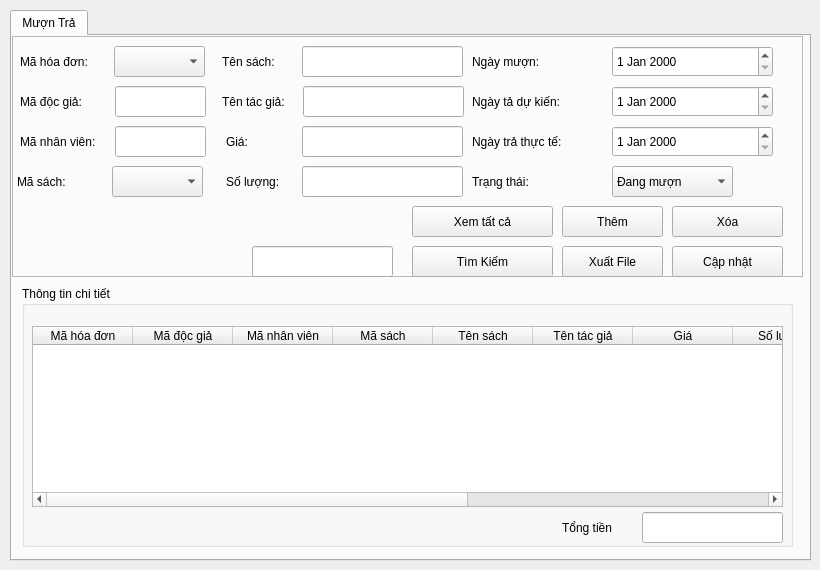
     <widget class="QWidget" name="tw6">
      <attribute name="title">
       <string>muontra</string>
      </attribute>
      <widget class="QTabWidget" name="tabWidget_3">
       <property name="geometry">
        <rect>
         <x>10</x>
         <y>10</y>
         <width>801</width>
         <height>551</height>
        </rect>
       </property>
       <property name="currentIndex">
        <number>0</number>
       </property>
       <widget class="QWidget" name="tab_9">
        <attribute name="title">
         <string>Mượn Trả</string>
        </attribute>
        <widget class="QGroupBox" name="groupBox_12">
         <property name="geometry">
          <rect>
           <x>10</x>
           <y>250</y>
           <width>771</width>
           <height>261</height>
          </rect>
         </property>
         <property name="title">
          <string>Thông tin chi tiết</string>
         </property>
         <widget class="QTableWidget" name="tableCTHD">
          <property name="geometry">
           <rect>
            <x>10</x>
            <y>40</y>
            <width>751</width>
            <height>181</height>
           </rect>
          </property>
          <column>
           <property name="text">
            <string>Mã hóa đơn</string>
           </property>
          </column>
          <column>
           <property name="text">
            <string>Mã độc giả</string>
           </property>
          </column>
          <column>
           <property name="text">
            <string>Mã nhân viên</string>
           </property>
          </column>
          <column>
           <property name="text">
            <string>Mã sách</string>
           </property>
          </column>
          <column>
           <property name="text">
            <string>Tên sách</string>
           </property>
          </column>
          <column>
           <property name="text">
            <string>Tên tác giả</string>
           </property>
          </column>
          <column>
           <property name="text">
            <string>Giá</string>
           </property>
          </column>
          <column>
           <property name="text">
            <string>Số lượng</string>
           </property>
          </column>
          <column>
           <property name="text">
            <string>Ngày mượn</string>
           </property>
          </column>
          <column>
           <property name="text">
            <string>Ngày trả dự kiến</string>
           </property>
          </column>
          <column>
           <property name="text">
            <string>Ngày trả thực tế</string>
           </property>
          </column>
          <column>
           <property name="text">
            <string>Trạng thái</string>
           </property>
          </column>
         </widget>
         <widget class="QLineEdit" name="txtTongTienCTHD">
          <property name="geometry">
           <rect>
            <x>620</x>
            <y>226</y>
            <width>141</width>
            <height>31</height>
           </rect>
          </property>
          <property name="readOnly">
           <bool>true</bool>
          </property>
         </widget>
         <widget class="QLabel" name="label_77">
          <property name="geometry">
           <rect>
            <x>540</x>
            <y>226</y>
            <width>71</width>
            <height>31</height>
           </rect>
          </property>
          <property name="font">
           <font>
            <pointsize>9</pointsize>
           </font>
          </property>
          <property name="text">
           <string>Tổng tiền</string>
          </property>
         </widget>
        </widget>
        <widget class="QFrame" name="frame_18">
         <property name="geometry">
          <rect>
           <x>0</x>
           <y>0</y>
           <width>791</width>
           <height>241</height>
          </rect>
         </property>
         <property name="frameShape">
          <enum>QFrame::StyledPanel</enum>
         </property>
         <property name="frameShadow">
          <enum>QFrame::Raised</enum>
         </property>
         <widget class="QFrame" name="frame_19">
          <property name="geometry">
           <rect>
            <x>0</x>
            <y>0</y>
            <width>811</width>
            <height>251</height>
           </rect>
          </property>
          <property name="frameShape">
           <enum>QFrame::StyledPanel</enum>
          </property>
          <property name="frameShadow">
           <enum>QFrame::Raised</enum>
          </property>
          <widget class="QLabel" name="label_44">
           <property name="geometry">
            <rect>
             <x>8</x>
             <y>90</y>
             <width>91</width>
             <height>31</height>
            </rect>
           </property>
           <property name="font">
            <font>
             <pointsize>9</pointsize>
            </font>
           </property>
           <property name="text">
            <string>Mã nhân viên:</string>
           </property>
          </widget>
          <widget class="QLineEdit" name="txtTenSachCTHD">
           <property name="enabled">
            <bool>true</bool>
           </property>
           <property name="geometry">
            <rect>
             <x>290</x>
             <y>10</y>
             <width>161</width>
             <height>31</height>
            </rect>
           </property>
           <property name="readOnly">
            <bool>true</bool>
           </property>
          </widget>
          <widget class="QLabel" name="label_52">
           <property name="geometry">
            <rect>
             <x>460</x>
             <y>10</y>
             <width>91</width>
             <height>31</height>
            </rect>
           </property>
           <property name="font">
            <font>
             <pointsize>9</pointsize>
            </font>
           </property>
           <property name="text">
            <string>Ngày mượn:</string>
           </property>
          </widget>
          <widget class="QLabel" name="label_59">
           <property name="geometry">
            <rect>
             <x>210</x>
             <y>50</y>
             <width>81</width>
             <height>31</height>
            </rect>
           </property>
           <property name="font">
            <font>
             <pointsize>9</pointsize>
            </font>
           </property>
           <property name="text">
            <string>Tên tác giả:</string>
           </property>
          </widget>
          <widget class="QLineEdit" name="txtTenTGCTHD">
           <property name="enabled">
            <bool>true</bool>
           </property>
           <property name="geometry">
            <rect>
             <x>291</x>
             <y>50</y>
             <width>161</width>
             <height>31</height>
            </rect>
           </property>
           <property name="readOnly">
            <bool>true</bool>
           </property>
          </widget>
          <widget class="QLabel" name="label_60">
           <property name="geometry">
            <rect>
             <x>210</x>
             <y>10</y>
             <width>81</width>
             <height>31</height>
            </rect>
           </property>
           <property name="font">
            <font>
             <pointsize>9</pointsize>
            </font>
           </property>
           <property name="text">
            <string>Tên sách:</string>
           </property>
          </widget>
          <widget class="QLabel" name="label_61">
           <property name="geometry">
            <rect>
             <x>8</x>
             <y>50</y>
             <width>91</width>
             <height>31</height>
            </rect>
           </property>
           <property name="font">
            <font>
             <pointsize>9</pointsize>
            </font>
           </property>
           <property name="text">
            <string>Mã độc giả:</string>
           </property>
          </widget>
          <widget class="QLabel" name="label_62">
           <property name="geometry">
            <rect>
             <x>8</x>
             <y>10</y>
             <width>91</width>
             <height>31</height>
            </rect>
           </property>
           <property name="font">
            <font>
             <pointsize>9</pointsize>
            </font>
           </property>
           <property name="text">
            <string>Mã hóa đơn:</string>
           </property>
          </widget>
          <widget class="QLineEdit" name="txtMADGCTHD">
           <property name="geometry">
            <rect>
             <x>103</x>
             <y>50</y>
             <width>91</width>
             <height>31</height>
            </rect>
           </property>
           <property name="readOnly">
            <bool>true</bool>
           </property>
          </widget>
          <widget class="QPushButton" name="btnAddCTHD">
           <property name="geometry">
            <rect>
             <x>550</x>
             <y>170</y>
             <width>101</width>
             <height>31</height>
            </rect>
           </property>
           <property name="text">
            <string>Thêm</string>
           </property>
          </widget>
          <widget class="QPushButton" name="btnDeleteCTHD">
           <property name="geometry">
            <rect>
             <x>660</x>
             <y>170</y>
             <width>111</width>
             <height>31</height>
            </rect>
           </property>
           <property name="text">
            <string>Xóa</string>
           </property>
          </widget>
          <widget class="QPushButton" name="btnXuatFileCTHD">
           <property name="geometry">
            <rect>
             <x>550</x>
             <y>210</y>
             <width>101</width>
             <height>31</height>
            </rect>
           </property>
           <property name="text">
            <string>Xuất File</string>
           </property>
          </widget>
          <widget class="QPushButton" name="btnShowAllCTHD">
           <property name="geometry">
            <rect>
             <x>400</x>
             <y>170</y>
             <width>141</width>
             <height>31</height>
            </rect>
           </property>
           <property name="text">
            <string>Xem tất cả</string>
           </property>
          </widget>
          <widget class="QPushButton" name="btnUpdateCTHD">
           <property name="geometry">
            <rect>
             <x>660</x>
             <y>210</y>
             <width>111</width>
             <height>31</height>
            </rect>
           </property>
           <property name="text">
            <string>Cập nhật</string>
           </property>
          </widget>
          <widget class="QPushButton" name="btnSearchCTHD">
           <property name="geometry">
            <rect>
             <x>400</x>
             <y>210</y>
             <width>141</width>
             <height>31</height>
            </rect>
           </property>
           <property name="text">
            <string>Tìm Kiếm</string>
           </property>
          </widget>
          <widget class="QLineEdit" name="txtSearchCTHD">
           <property name="geometry">
            <rect>
             <x>240</x>
             <y>210</y>
             <width>141</width>
             <height>31</height>
            </rect>
           </property>
           <property name="font">
            <font>
             <pointsize>12</pointsize>
            </font>
           </property>
          </widget>
          <widget class="QLineEdit" name="txtMNVCTHD">
           <property name="geometry">
            <rect>
             <x>103</x>
             <y>90</y>
             <width>91</width>
             <height>31</height>
            </rect>
           </property>
           <property name="readOnly">
            <bool>true</bool>
           </property>
          </widget>
          <widget class="QLabel" name="label_66">
           <property name="geometry">
            <rect>
             <x>5</x>
             <y>130</y>
             <width>91</width>
             <height>31</height>
            </rect>
           </property>
           <property name="font">
            <font>
             <pointsize>9</pointsize>
            </font>
           </property>
           <property name="text">
            <string>Mã sách:</string>
           </property>
          </widget>
          <widget class="QLineEdit" name="txtGiaCTHD">
           <property name="enabled">
            <bool>true</bool>
           </property>
           <property name="geometry">
            <rect>
             <x>290</x>
             <y>90</y>
             <width>161</width>
             <height>31</height>
            </rect>
           </property>
           <property name="readOnly">
            <bool>true</bool>
           </property>
          </widget>
          <widget class="QLabel" name="label_75">
           <property name="geometry">
            <rect>
             <x>214</x>
             <y>90</y>
             <width>61</width>
             <height>31</height>
            </rect>
           </property>
           <property name="font">
            <font>
             <pointsize>9</pointsize>
            </font>
           </property>
           <property name="text">
            <string>Giá:</string>
           </property>
          </widget>
          <widget class="QLineEdit" name="txtSoLuongCTHD">
           <property name="geometry">
            <rect>
             <x>290</x>
             <y>130</y>
             <width>161</width>
             <height>31</height>
            </rect>
           </property>
          </widget>
          <widget class="QLabel" name="label_76">
           <property name="geometry">
            <rect>
             <x>214</x>
             <y>130</y>
             <width>61</width>
             <height>31</height>
            </rect>
           </property>
           <property name="font">
            <font>
             <pointsize>9</pointsize>
            </font>
           </property>
           <property name="text">
            <string>Số lượng:</string>
           </property>
          </widget>
          <widget class="QDateEdit" name="dateNgayMuonCTHD">
           <property name="geometry">
            <rect>
             <x>600</x>
             <y>10</y>
             <width>161</width>
             <height>31</height>
            </rect>
           </property>
          </widget>
          <widget class="QDateEdit" name="dateNgayTraDuKienCTHD">
           <property name="geometry">
            <rect>
             <x>600</x>
             <y>50</y>
             <width>161</width>
             <height>31</height>
            </rect>
           </property>
          </widget>
          <widget class="QLabel" name="label_84">
           <property name="geometry">
            <rect>
             <x>460</x>
             <y>50</y>
             <width>121</width>
             <height>31</height>
            </rect>
           </property>
           <property name="font">
            <font>
             <pointsize>9</pointsize>
            </font>
           </property>
           <property name="text">
            <string>Ngày tả dự kiến:</string>
           </property>
          </widget>
          <widget class="QComboBox" name="cbbMHDCTHD">
           <property name="geometry">
            <rect>
             <x>102</x>
             <y>10</y>
             <width>91</width>
             <height>31</height>
            </rect>
           </property>
          </widget>
          <widget class="QComboBox" name="cbbMaSachCTHD">
           <property name="geometry">
            <rect>
             <x>100</x>
             <y>130</y>
             <width>91</width>
             <height>31</height>
            </rect>
           </property>
          </widget>
          <widget class="QDateEdit" name="dateNgayTraThucTeCTHD">
           <property name="geometry">
            <rect>
             <x>600</x>
             <y>90</y>
             <width>161</width>
             <height>31</height>
            </rect>
           </property>
          </widget>
          <widget class="QLabel" name="label_85">
           <property name="geometry">
            <rect>
             <x>460</x>
             <y>90</y>
             <width>121</width>
             <height>31</height>
            </rect>
           </property>
           <property name="font">
            <font>
             <pointsize>9</pointsize>
            </font>
           </property>
           <property name="text">
            <string>Ngày trả thực tế:</string>
           </property>
          </widget>
          <widget class="QComboBox" name="cbbTrangThaiCTHD">
           <property name="geometry">
            <rect>
             <x>600</x>
             <y>130</y>
             <width>121</width>
             <height>31</height>
            </rect>
           </property>
           <item>
            <property name="text">
             <string>Đang mượn</string>
            </property>
           </item>
           <item>
            <property name="text">
             <string>Đã Trả</string>
            </property>
           </item>
          </widget>
          <widget class="QLabel" name="label_86">
           <property name="geometry">
            <rect>
             <x>460</x>
             <y>130</y>
             <width>121</width>
             <height>31</height>
            </rect>
           </property>
           <property name="font">
            <font>
             <pointsize>9</pointsize>
            </font>
           </property>
           <property name="text">
            <string>Trạng thái:</string>
           </property>
          </widget>
         </widget>
        </widget>
       </widget>
      </widget>
     </widget>
